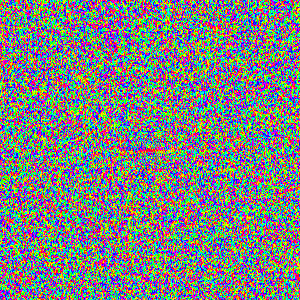
#> input picture Con_Cor/CGH_o.png, 300 x 300 px, found by its file name
$ python Combined_RGB.py
#> lines starting #> are read from the running program, lines starting #| are printed output that depends on the picture
# -*- coding: utf-8 -*-
"""
Created on Wed Feb 14 11:28:11 2024

@author: SG
"""

from PIL import Image
import numpy as np
import matplotlib.pyplot as plt
from scipy.fft import fft2, ifft2, fftshift

# im=plt.imread("C:/Users/Laboratorio/MakeHologram/For Exp in thesis/dear_GS_It1_20_It2_0_L_p 2.png")
im_1=plt.imread("C:/Users/Laboratorio/MakeHologram/Con_Cor/CGH_o.png")
#> im_1 is the input picture: shape (300, 300, 4) float32; mean R, G, B, A 0.489, 0.512, 0.501, 1
im_2=plt.imread("C:/Users/Laboratorio/MakeHologram/Con_Cor/Tri_CGH_h.png")
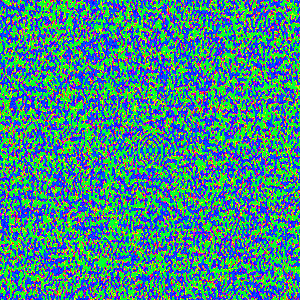
#> input picture Con_Cor/Tri_CGH_h.png, 300 x 300 px, found by its file name
#> im_2 is the input picture: shape (300, 300, 4) float32; mean R, G, B, A 0.26, 0.54, 0.52, 1
# im_3=plt.imread("C:/Users/Laboratorio/MakeHologram/For Exp in thesis/3_GS_It1_20_It2_0_L_p 1.png")
# im_4=plt.imread("C:/Users/Laboratorio/MakeHologram/For Exp in thesis/4_GS_It1_20_It2_0_L_p 1.png")
# im_5=plt.imread("C:/Users/Laboratorio/MakeHologram/For Exp in thesis/5_GS_It1_20_It2_0_L_p 1.png")

im_1_array = np.array(im_1[:,:,0])*255
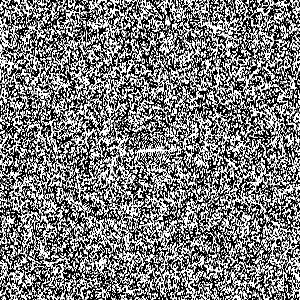
#> im_1_array: shape (300, 300) float32; min 0, max 255, mean 124.8
im_2_array = np.array(im_2[:,:,0])*255
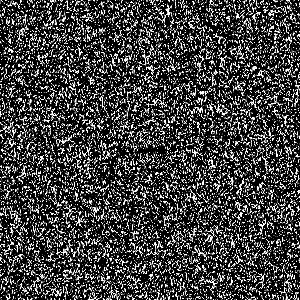
#> im_2_array: shape (300, 300) float32; min 0, max 255, mean 66.3
# im_3_array = np.array(im_3)*255
# im_4_array = np.array(im_4)*255
# im_5_array = np.array(im_5)*255
im3=im_1_array+im_2_array
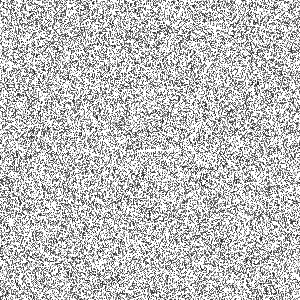
#> im3: shape (300, 300) float32; min 32, max 255, mean 191.1
im3=np.mod(im3,255)
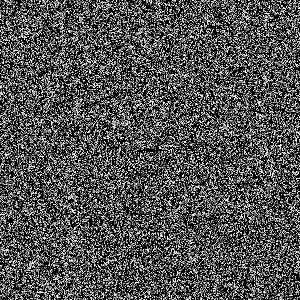
#> im3: shape (300, 300) float32; min 0, max 253, mean 81.8

plt.figure()
plt.imshow(im_1_array,cmap="hsv")
plt.axis("off")
plt.show()
plt.imsave("con.png", im3, cmap="hsv")
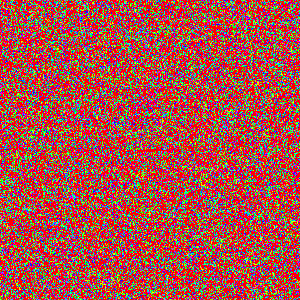
#> saved as con.png: shape (300, 300, 3); mean R, G, B 168.4, 80.3, 75.2

# plt.figure()
# plt.imshow(im_2_array,cmap="hsv")
# plt.show()

# # """Lens"""
# # # height, width=1080,1920
# # def lens(height, width, f):

# #     rdp,gdp,bdp=1.78,2.56,3.5
# #     lambda_r = 0.662e-6
# #     lambda_g = 0.518e-6
# #     lambda_b = 0.449e-6
# #     arr_r=np.zeros((height, width))
# #     arr_g=np.zeros((height, width))
# #     arr_b=np.zeros((height, width))
# #     pixel_size=4.5e-6
# #     offset=0.4
# #     # f=#-2+offset # focal length (meters)
# #     fg=f
# #     fb=f
# #     center_h=height//2
# #     center_w=width//2
# #     # Calculate the phase of lenses according to Eq. (9.1) for three wavelengths.
# #     for i in range(height):
# #         for j in range(width):
# #             r = pixel_size * np.sqrt((i - center_h)**2 + (j - center_w)**2)
# #             arr_r[i, j] =  r**2 / (f * lambda_r)
# #             arr_g[i, j] =  r**2 / (fg * lambda_g)
# #             arr_b[i, j] =  r**2 / (fb * lambda_b)
# #     # Change the range of the phase into [0,2].
# #     arr_r_mod=np.mod(arr_r,2)
# #     arr_g_mod=np.mod(arr_g,2)
# #     arr_b_mod=np.mod(arr_b,2)
# #     # Map the phase to grayscale by corresponding phase modulation.
# #     arr_r_modified=arr_r_mod*(255/rdp)
# #     arr_g_modified=arr_g_mod*(255/gdp)
# #     arr_b_modified=arr_b_mod*(255/bdp)

# #     return arr_r_modified,arr_g_modified,arr_b_modified

# # lens1=lens(1080,550,-2)
# # lens2=lens(1080,550,-1.5)
# # lens3=lens(1080,550,-1)

# # blank=np.zeros((1080,1920,3))
# # lens_array1 = np.stack(lens1, axis=-1)  # shape: (350, 600, 3)
# # blank[0:1080,200:200+550]=lens_array1

# # lens_array2 = np.stack(lens2, axis=-1)  # shape: (350, 600, 3)
# # blank[0:1080,600:600+550]=lens_array2

# # lens_array3 = np.stack(lens3, axis=-1)  # shape: (350, 600, 3)
# # blank[0:1080,1100:1100+550]=lens_array3


# # Create a new array for the new image with the same shape as the original
# im_new_array = np.zeros_like(im_1_array,dtype=complex)
# # # im_new_array[:,:,0] = (im_1_array[:,:,0]+lens1[0])*(im_2_array[:,:,0]+lens2[0])*(im_3_array[:,:,0]+lens3[0])*(im_4_array[:,:,0]+lens4[0])*(im_5_array[:,:,0]+lens5[0])
# # # im_new_array[:,:,1] = (im_1_array[:,:,1]+lens1[1])*(im_2_array[:,:,1]+lens2[1])*(im_3_array[:,:,1]+lens3[1])*(im_4_array[:,:,1]+lens4[1])*(im_5_array[:,:,1]+lens5[1])
# # # im_new_array[:,:,2] = (im_1_array[:,:,2]+lens1[2])*(im_2_array[:,:,2]+lens2[2])*(im_3_array[:,:,2]+lens3[2])*(im_4_array[:,:,2]+lens4[2])*(im_5_array[:,:,2]+lens5[2])
# im_new_array[:,:,0] = np.exp(1j*im_1[:,:,0])+np.exp(1j*im_2[:,:,0])+np.exp(1j*im_3[:,:,0])+np.exp(1j*im_4[:,:,0])+np.exp(1j*im_5[:,:,0])
# im_new_array[:,:,1] = np.exp(1j*im_1[:,:,1])+np.exp(1j*im_2[:,:,1])+np.exp(1j*im_3[:,:,1])+np.exp(1j*im_4[:,:,1])+np.exp(1j*im_5[:,:,1])
# im_new_array[:,:,2] = np.exp(1j*im_1[:,:,2])+np.exp(1j*im_2[:,:,2])+np.exp(1j*im_3[:,:,2])+np.exp(1j*im_4[:,:,2])+np.exp(1j*im_5[:,:,2])

# rdp,gdp,bdp=1.78,2.56,3.5
# # Final optimized phase for encoding on SLM, turn angles to grayscales.
# optimized_phase_r = np.angle(im_new_array[:,:,0])
# phase_rr_modi=(optimized_phase_r/np.pi+1)*(255/rdp)

# optimized_phase_g = np.angle(im_new_array[:,:,1])
# phase_gr_modi=(optimized_phase_g/np.pi+1)*(255/gdp)

# optimized_phase_b = np.angle(im_new_array[:,:,2])
# phase_br_modi=(optimized_phase_b/np.pi+1)*(255/bdp)

# im_new_array_new = np.zeros_like(im_1)
# im_new_array_new[:,:,0] = phase_rr_modi
# im_new_array_new[:,:,1] = phase_gr_modi
# im_new_array_new[:,:,2] = phase_br_modi

# im_new = Image.fromarray(im_new_array_new.astype(np.uint8))
# im_new.save('dear2_5 with mlens.png')
# im_new.show()
# """Reconstruction"""
# rec=fftshift(ifft2(np.exp(1j*im)))
# # plt.figure()
# # plt.imshow(abs(im_new_array[:,:,0]))
# # plt.show()

# # plt.figure()
# # plt.imshow(np.angle(im_new_array[:,:,0]))
# # plt.show()

# # plt.figure()
# # plt.imshow(abs(im_new_array[:,:,1]))
# # plt.show()

# # plt.figure()
# # plt.imshow(np.angle(im_new_array[:,:,1]))
# # plt.show()

# plt.figure()
# plt.imshow(abs(rec)**2, cmap="hot")
# plt.show()

# # plt.figure()
# # plt.imshow(np.angle(im_new_array))
# # plt.show()
# # plt.figure()
# # plt.imshow(lens3[0])
# # plt.show()

# # plt.figure()
# # plt.imshow(abs(blank))
# # plt.show()
